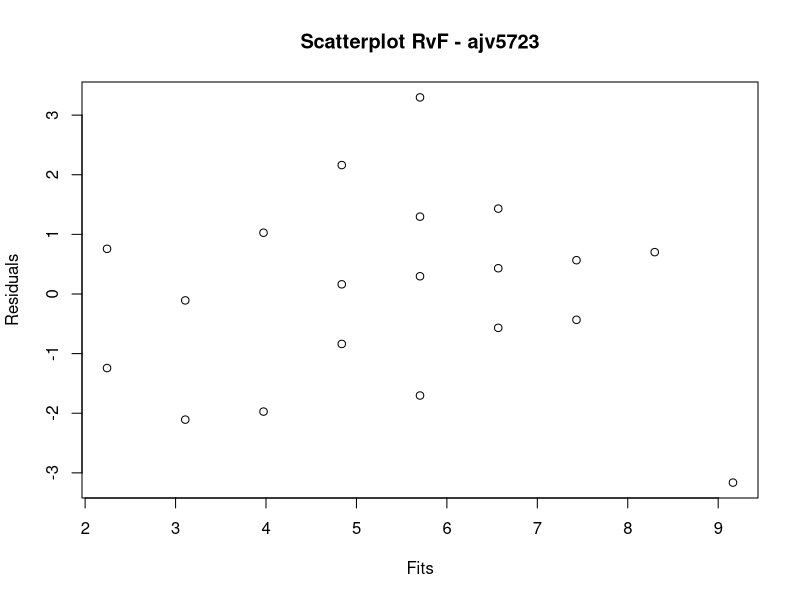
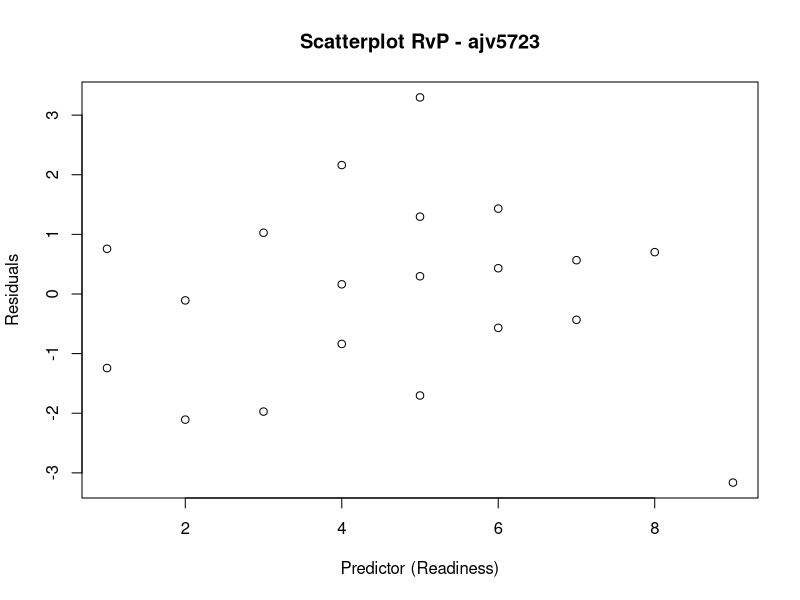
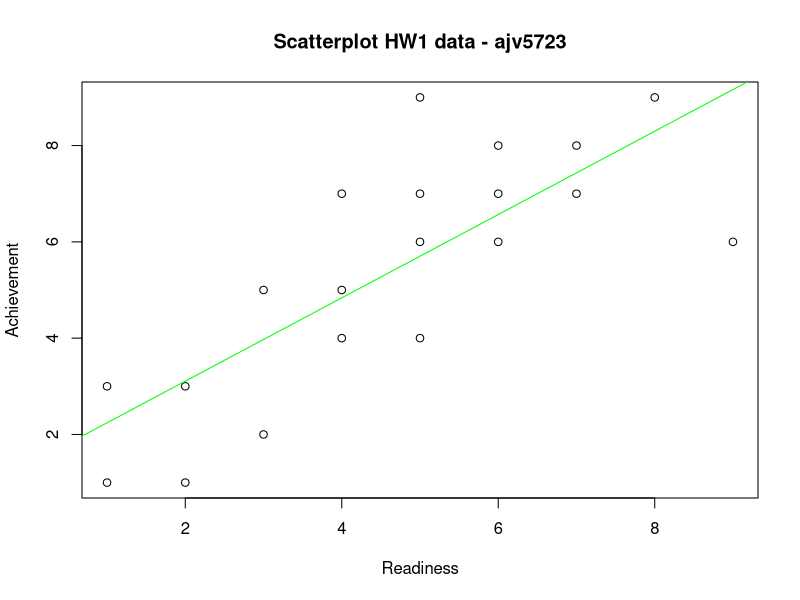
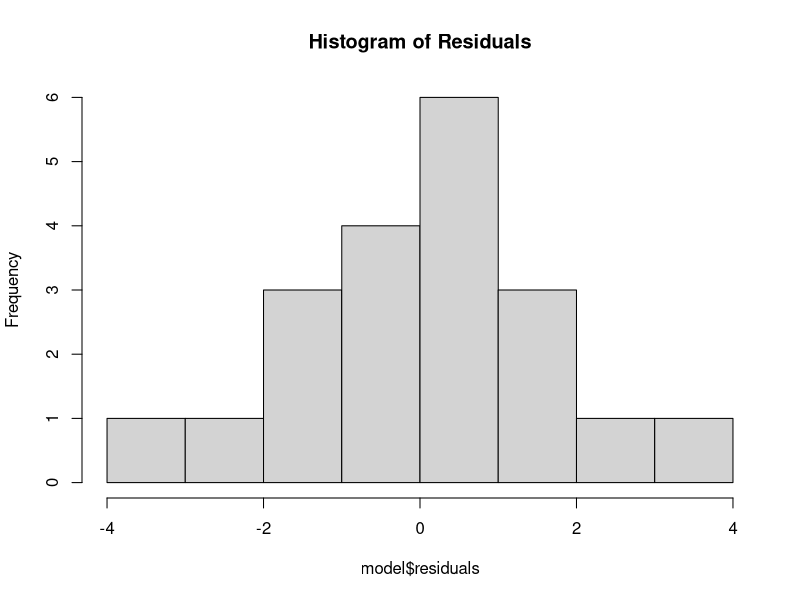
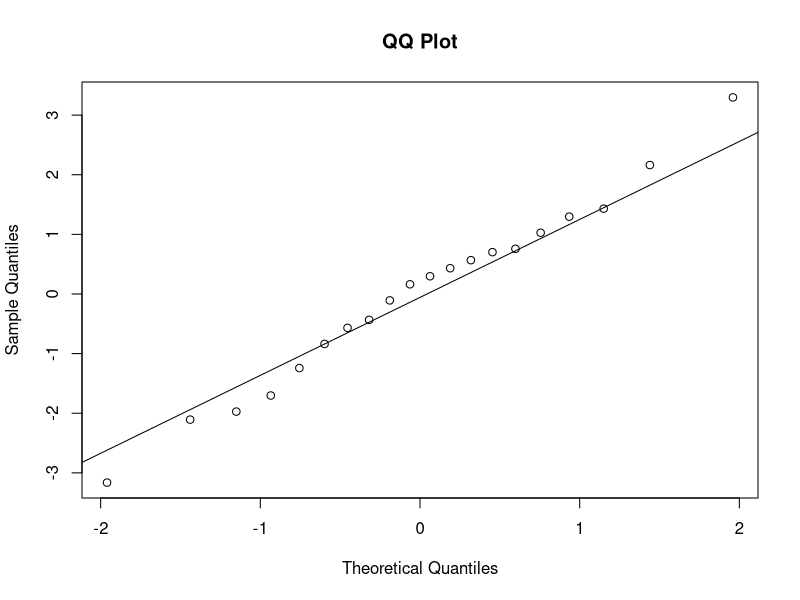
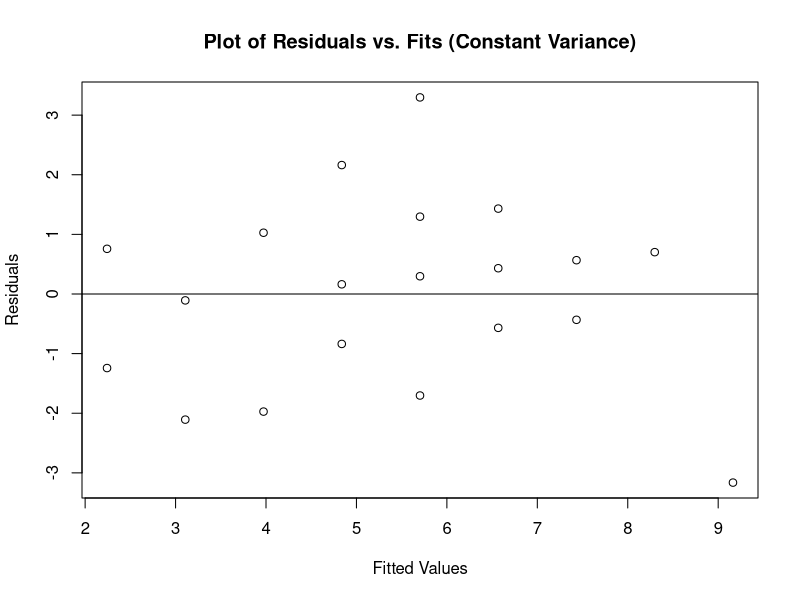
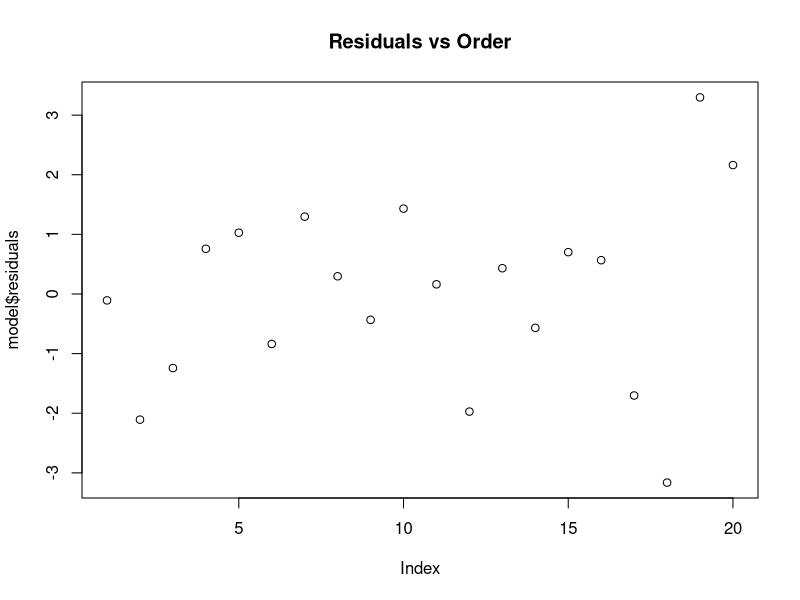
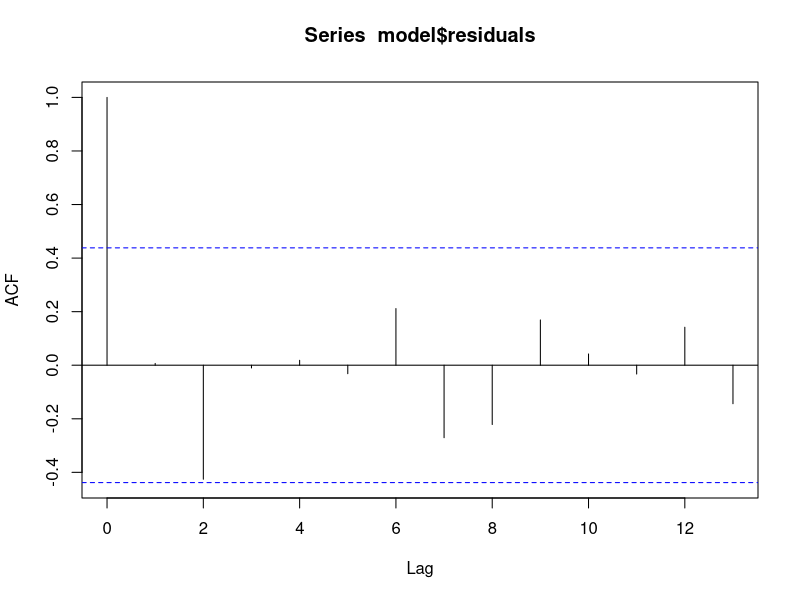

Recreate these plots in R, in order.

library(lmtest)
library(nortest)

# 1
data = read.table('SLR3.csv', sep=',', header=T)#reads in the data set Intro_data
model = lm(Achievement~Readiness, data=data)#regresses response 'Achievement' on predictor 'Readiness'

# residuals vs fits
plot(model$residuals~model$fitted.values, ylab ="Residuals", xlab = "Fits", main = "Scatterplot RvF - ajv5723")

# residuals vs predictors
plot(model$residuals~data$Readiness, ylab ="Residuals", xlab = "Predictor (Readiness)", main = "Scatterplot RvP - ajv5723")

#2
#Linearity
plot(data$Readiness,data$Achievement, xlab="Readiness", ylab="Achievement", main="Scatterplot HW1 data - ajv5723")
abline(model, col="green")#Model is name of regression model object from above
cor.test(data$Achievement,data$Readiness)

#3
# Normality of Residuals
hist(model$residuals, main="Histogram of Residuals")#data name precedes $
qqnorm(model$residuals, main="QQ Plot")#normality plot residuals
qqline(model$residuals)#want all or majority points fall near line
shapiro.test(model$residuals)#Shapiro-Wilk normality test

# 4
# Constant variance of Residuals
plot(model$fitted,model$residuals, ylab="Residuals", xlab="Fitted Values", main="Plot of Residuals vs. Fits (Constant Variance)")
abline(0,0)
bptest(model)#Breusch-Pagan for constant variance

#5
#Independence
plot(model$residuals, main="Residuals vs Order")
acf(model$residuals)
dwtest(model)

#6
predict(model, interval="confidence", se.fit=T, newdata=data.frame(Readiness=3))#95% CI for mean Readiness response of 3

#7
predict(model, interval="prediction", se.fit=F, newdata=data.frame(Readiness=3))#95% PI for individual readiness response of 3 No SE output

#8
predict(model, interval="confidence", se.fit=T, newdata=data.frame(Readiness=c(4,5)))#95% CI for mean readiness response of 4,5
